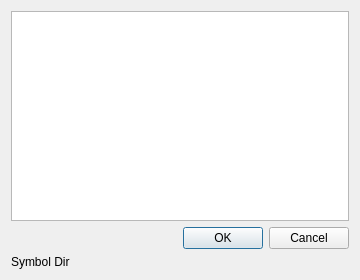
<?xml version="1.0" encoding="UTF-8"?>
<ui version="4.0">
 <class>TechDrawGui::SymbolChooser</class>
 <widget class="QDialog" name="TechDrawGui::SymbolChooser">
  <property name="windowModality">
   <enum>Qt::WindowModal</enum>
  </property>
  <property name="geometry">
   <rect>
    <x>0</x>
    <y>0</y>
    <width>360</width>
    <height>280</height>
   </rect>
  </property>
  <property name="windowTitle">
   <string>Symbol Chooser</string>
  </property>
  <property name="modal">
   <bool>true</bool>
  </property>
  <layout class="QVBoxLayout" name="verticalLayout">
   <item>
    <widget class="QListWidget" name="lwSymbols">
     <property name="toolTip">
      <string extracomment="ToolTip">Select a symbol that should be used</string>
     </property>
    </widget>
   </item>
   <item>
    <widget class="QDialogButtonBox" name="bbButtons">
     <property name="orientation">
      <enum>Qt::Horizontal</enum>
     </property>
     <property name="standardButtons">
      <set>QDialogButtonBox::Cancel|QDialogButtonBox::Ok</set>
     </property>
     <property name="centerButtons">
      <bool>false</bool>
     </property>
    </widget>
   </item>
   <item>
    <layout class="QGridLayout" name="gridLayout">
     <item row="0" column="0">
      <widget class="QLabel" name="label">
       <property name="text">
        <string>Symbol Dir</string>
       </property>
      </widget>
     </item>
     <item row="0" column="1">
      <widget class="Gui::FileChooser" name="fcSymbolDir">
       <property name="toolTip">
        <string extracomment="ToolTip">Directory to welding symbols.</string>
       </property>
       <property name="mode">
        <enum>Gui::FileChooser::Directory</enum>
       </property>
      </widget>
     </item>
    </layout>
   </item>
  </layout>
 </widget>
 <customwidgets>
  <customwidget>
   <class>Gui::FileChooser</class>
   <extends>QWidget</extends>
   <header>Gui/FileDialog.h</header>
  </customwidget>
 </customwidgets>
 <resources/>
 <connections>
  <connection>
   <sender>bbButtons</sender>
   <signal>accepted()</signal>
   <receiver>TechDrawGui::SymbolChooser</receiver>
   <slot>accept()</slot>
   <hints>
    <hint type="sourcelabel">
     <x>179</x>
     <y>228</y>
    </hint>
    <hint type="destinationlabel">
     <x>179</x>
     <y>139</y>
    </hint>
   </hints>
  </connection>
  <connection>
   <sender>bbButtons</sender>
   <signal>rejected()</signal>
   <receiver>TechDrawGui::SymbolChooser</receiver>
   <slot>reject()</slot>
   <hints>
    <hint type="sourcelabel">
     <x>179</x>
     <y>228</y>
    </hint>
    <hint type="destinationlabel">
     <x>179</x>
     <y>139</y>
    </hint>
   </hints>
  </connection>
 </connections>
</ui>
